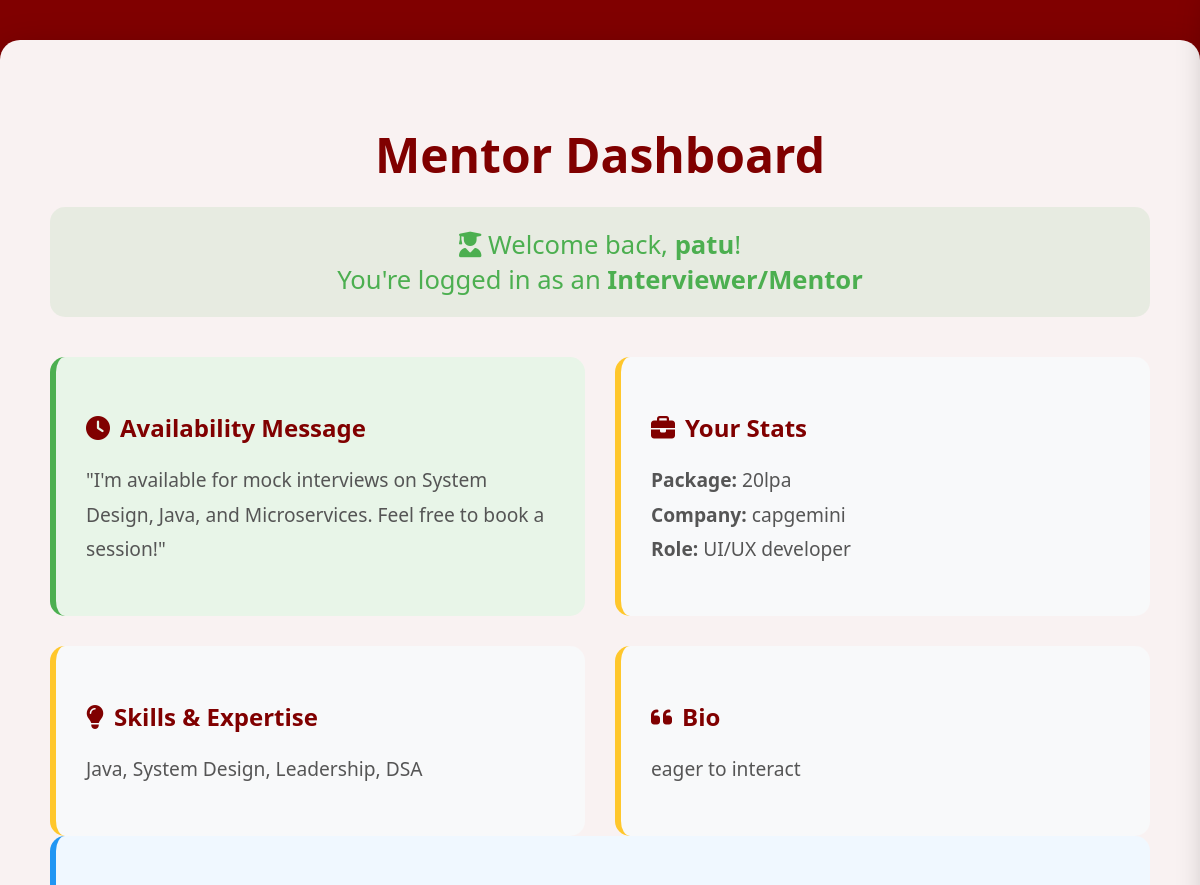
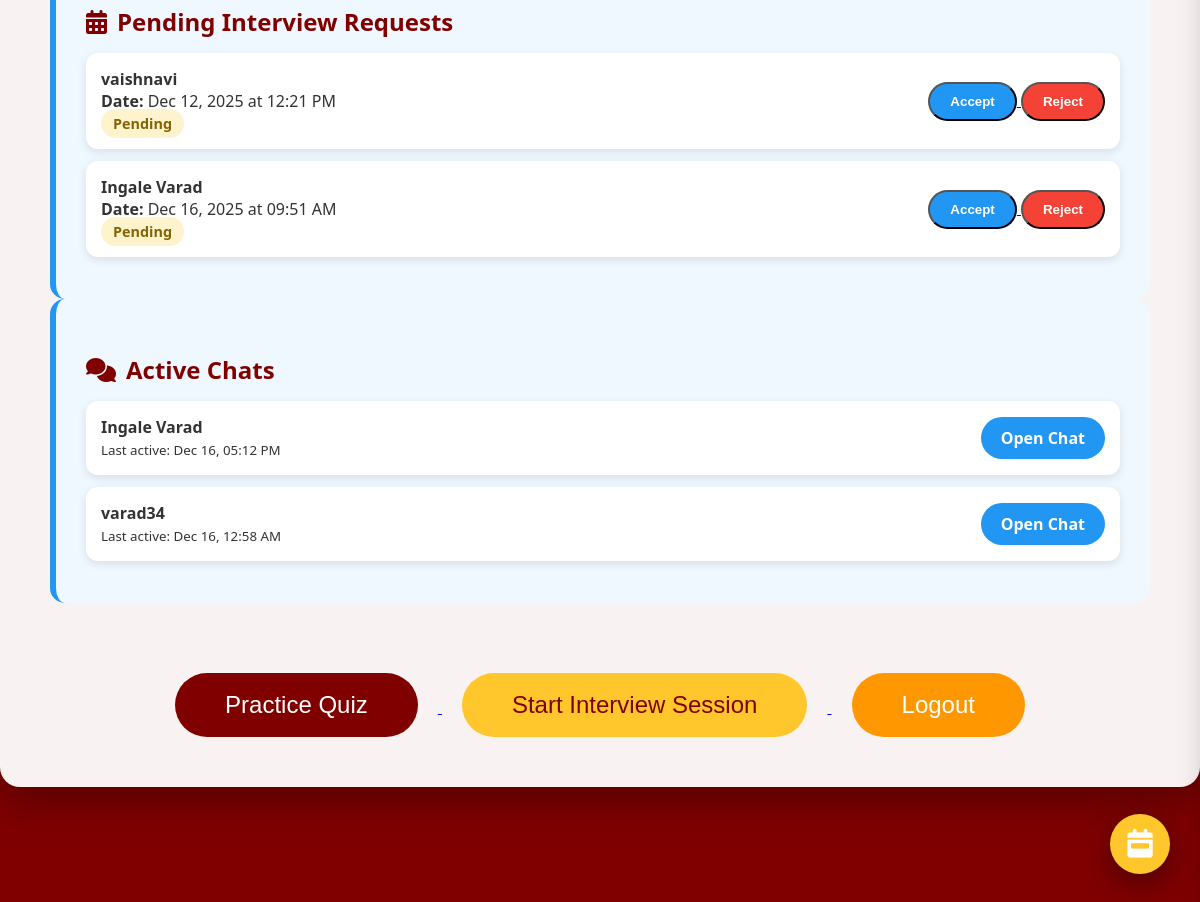
Screenshot of / (signed in) with the database file from the repository (2 pictures, top to bottom).
### question_gen/models.py (models this page shows, shortened)
class User(AbstractUser):
    USER_TYPE_CHOICES = (
        ('student', 'Student'),
        ('interviewer', 'Interviewer'),
        ('admin', 'Admin'),
    )
    user_type = models.CharField(
        max_length=20,
        choices=USER_TYPE_CHOICES,
        default='student'
    )
    package = models.CharField(max_length=50, blank=True, null=True)
    company = models.CharField(max_length=100, blank=True, null=True)
    role = models.CharField(max_length=100, blank=True, null=True)
    skills = models.CharField(max_length=200, blank=True, null=True)  # Added skills field
    bio = models.TextField(blank=True, null=True)
    profile_image = models.URLField( max_length=500,blank=True, null=True)
    class Meta:
        verbose_name = 'User'
        verbose_name_plural = 'Users'

class InterviewRequest(models.Model):
    student = models.ForeignKey(
        settings.AUTH_USER_MODEL,
        on_delete=models.CASCADE,
        related_name='sent_requests'
    )
    interviewer = models.ForeignKey(
        settings.AUTH_USER_MODEL,
        on_delete=models.CASCADE,
        related_name='received_requests'
    )
    requested_date = models.DateTimeField(help_text="Proposed date and time for the interview")
    message = models.TextField(blank=True, help_text="Optional message from student")
    status = models.CharField(
        max_length=20,
        choices=[
            ('pending', 'Pending'),
            ('accepted', 'Accepted'),
            ('rejected', 'Rejected'),
        ],
        default='pending'
    )
    created_at = models.DateTimeField(auto_now_add=True)
    updated_at = models.DateTimeField(auto_now=True)
    class Meta:
        ordering = ['-created_at']
        unique_together = ['student', 'interviewer', 'requested_date']

### question_gen/views.py (the view)
# urls.py: path('', views.landing, name='landing'),
@login_required
def landing(request):
    user = request.user
    if user.user_type == 'admin':
        return redirect('admin:index')
    if user.user_type == 'interviewer':
        pending_requests = InterviewRequest.objects.filter(
            interviewer=user,
            status='pending'
        ).order_by('requested_date')
        all_requests = InterviewRequest.objects.filter(
            interviewer=user
        ).order_by('-requested_date')
        active_students = User.objects.filter(
            sent_messages__receiver=user
        ).annotate(
            last_message_time=models.Max('sent_messages__timestamp')
        ).order_by('-last_message_time')
        return render(request, 'question_gen/mentor_dashboard.html', {
            'pending_requests': pending_requests,
            'all_requests': all_requests,        # For calendar drawer
            'active_chats': active_students,     # With last message time
        })
    mentors = User.objects.filter(user_type='interviewer').order_by('-date_joined')[:6]
    return render(request, 'question_gen/landing.html', {
        'mentors': mentors
    })

### question_gen/templates/question_gen/mentor_dashboard.html (shortened to what this page needs)
<!DOCTYPE html>
<html lang="en">
<head>
    <link rel="stylesheet" href="https://cdnjs.cloudflare.com/ajax/libs/font-awesome/6.4.0/css/all.min.css" />
</head>
<body>
    <div class="container">
        <h1>Mentor Dashboard</h1>
        <div class="welcome">
            <i class="fas fa-user-graduate"></i> Welcome back, <strong>{{ user.username }}</strong>!<br>
            You're logged in as an <strong>Interviewer/Mentor</strong>
        </div>
        <div class="dashboard-grid">
            <div class="info-box availability">
                <h3><i class="fas fa-clock"></i> Availability Message</h3>
                <p>"I'm available for mock interviews on System Design, Java, and Microservices. Feel free to book a session!"</p>
            </div>
            <div class="info-box">
                <h3><i class="fas fa-briefcase"></i> Your Stats</h3>
                <p>
                    <strong>Package:</strong> {{ user.package|default:"Not set" }}<br>
                    <strong>Company:</strong> {{ user.company|default:"Not set" }}<br>
                    <strong>Role:</strong> {{ user.role|default:"Not set" }}
                </p>
            </div>
            <div class="info-box">
                <h3><i class="fas fa-lightbulb"></i> Skills & Expertise</h3>
                <p>{{ user.skills|default:"Java, System Design, Leadership, DSA" }}</p>
            </div>
            <div class="info-box">
                <h3><i class="fas fa-quote-left"></i> Bio</h3>
                <p>{{ user.bio|default:"Passionate mentor helping students crack high-package jobs at top tech companies." }}</p>
            </div>
        </div>
        <div class="info-box schedule-box" style="grid-column: span 2;">
            <h3><i class="fas fa-calendar-alt"></i> Pending Interview Requests</h3>
            {% if pending_requests %}
                {% for req in pending_requests %}
                    <div class="request-item">
                        <div>
                            <strong>{{ req.student.username }}</strong><br>
                            <strong>Date:</strong> {{ req.requested_date|date:"M d, Y" }} at {{ req.requested_date|time:"h:i A" }}<br>
                            <span class="status pending">Pending</span>
                        </div>
                        <div>
                            <a href="{% url 'accept_request' req.id %}">
                                <button>Accept</button>
                            </a>
                            <a href="{% url 'reject_request' req.id %}">
                                <button style="background:#f44336;">Reject</button>
                            </a>
                        </div>
                    </div>
                {% endfor %}
            {% else %}
                <p>No pending requests.</p>
            {% endif %}
        </div>
        <div class="info-box chat-list" style="grid-column: span 2;">
            <h3><i class="fas fa-comments"></i> Active Chats</h3>
            {% if active_chats %}
                {% for student in active_chats %}
                    <div class="chat-item">
                        <div>
                            <strong>{{ student.username }}</strong><br>
                            <small>Last active: {{ student.last_message_time|date:"M d, h:i A" }}</small>
                        </div>
                        <a href="{% url 'chat' student.id %}">Open Chat</a>
                    </div>
                {% endfor %}
            {% else %}
                <p>No active chats yet.</p>
            {% endif %}
        </div>
        <div class="btn-group">
            <a href="{% url 'select_topic' %}">
                <button class="btn quiz-btn">Practice Quiz</button>
            </a>
            <a href="{% url 'start_manual_meet' %}">
                <button class="btn meet-btn">Start Interview Session</button>
            </a>
            <a href="{% url 'logout' %}">
                <button class="btn logout-btn">Logout</button>
            </a>
        </div>
    </div>
    <div class="calendar-toggle" onclick="toggleDrawer()">
        <i class="fas fa-calendar-week"></i>
    </div>
</body>
</html>

### question_gen/templates/question_gen/mentor_dashboard.html (style rules this page uses)
body { font-family: 'Segoe UI', Arial, sans-serif; background: #800000; color: #333; margin: 0; padding: 0; min-height: 100vh; }
.container { background: rgba(255, 255, 255, 0.95); padding: 50px; border-radius: 20px; box-shadow: 0 15px 40px rgba(0, 0, 0, 0.3); max-width: 1100px; margin: 40px auto; backdrop-filter: blur(10px); position: relative; }
h1 { font-size: 3em; color: #800000; text-align: center; margin-bottom: 20px; }
.welcome { text-align: center; font-size: 1.6em; color: #4CAF50; margin-bottom: 40px; padding: 20px; background: rgba(76, 175, 80, 0.1); border-radius: 15px; }
.dashboard-grid { display: grid; grid-template-columns: 1fr 1fr; gap: 30px; margin-top: 40px; }
.info-box { background: #f8f9fa; padding: 30px; border-radius: 15px; border-left: 6px solid #FFC72C; }
.info-box h3 { color: #800000; margin-bottom: 15px; font-size: 1.5em; display: flex; align-items: center; gap: 10px; }
.info-box p { font-size: 1.2em; line-height: 1.8; color: #555; }
.availability { background: #e8f5e8; border-left-color: #4CAF50; }
.chat-list, .schedule-box { background: #f0f8ff; border-left-color: #2196F3; }
.chat-item, .request-item { background: white; padding: 15px; margin: 12px 0; border-radius: 12px; display: flex; justify-content: space-between; align-items: center; box-shadow: 0 3px 10px rgba(0,0,0,0.1); }
.chat-item a, .request-item button { background: #2196F3; color: white; padding: 10px 20px; border-radius: 30px; text-decoration: none; font-weight: bold; transition: 0.3s; }
.calendar-toggle { position: fixed; right: 30px; bottom: 30px; background: #FFC72C; color: white; width: 60px; height: 60px; border-radius: 50%; display: flex; justify-content: center; align-items: center; font-size: 1.8em; cursor: pointer; box-shadow: 0 10px 30px rgba(0,0,0,0.4); z-index: 1000; transition: all 0.3s; }
.request-item .status { padding: 5px 12px; border-radius: 20px; font-size: 0.9em; font-weight: bold; }
.status.pending { background: #fff3cd; color: #856404; }
.btn-group { text-align: center; margin-top: 50px; }
.btn { padding: 18px 50px; font-size: 1.5em; border: none; border-radius: 50px; cursor: pointer; margin: 0 20px; transition: all 0.3s; }
.quiz-btn { background: #800000; color: white; }
.meet-btn { background: #FFC72C; color: #800000; }
.logout-btn { background: #ff9800; color: white; margin-top: 20px; }

### rows the page displays
User: username "patu", package "20lpa", company "capgemini", role "UI/UX developer", skills "Java, System Design, Leadership, DSA", bio "eager to interact"
InterviewRequest: student.username "vaishnavi", requested_date "Dec 12, 2025", requested_date "12:21 PM"
InterviewRequest: student.username "Ingale Varad", requested_date "Dec 16, 2025", requested_date "09:51 AM"
User: username "Ingale Varad", last_message_time "Dec 16, 05:12 PM"
User: username "varad34", last_message_time "Dec 16, 12:58 AM"
